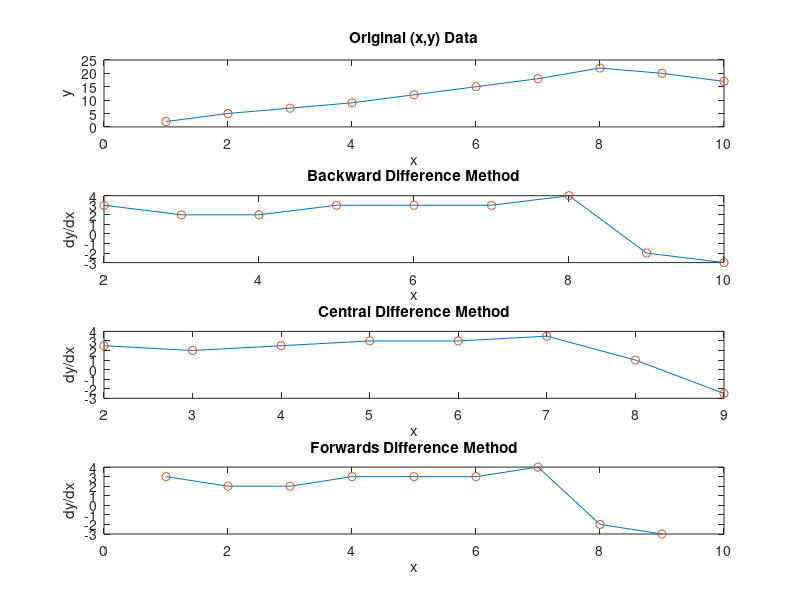

Source code (MATLAB):
%Atticus Russell
%4/9/2019
%MECE 117 Homework 11
%Problem 3

clear
clc

%make matrix of x values
x=[1,2,3,4,5,6,7,8,9,10];
%make matrix of y values
y=[2,5,7,9,12,15,18,22,20,17];
%make n equal to the length of x
n=length(x);

%get dy/dx using backwards method
dback=diff(y)./diff(x);

%do element by element division
% create a 4x1 plot in first row
sp(1)=subplot(4,1,1);
plot(x,y,x,y,'o');
ylabel(sp(1),'y');
xlabel(sp(1),'x');
title(sp(1),'Original (x,y) Data');

%plot dback function in the second row
sp(2)=subplot(4,1,2);
%plot from the second value to the last value
plot(x(2:n),dback,x(2:n),dback,'o');
title(sp(2),'Backward Difference Method');
ylabel(sp(2),'dy/dx');
xlabel(sp(2),'x');

%central difference
dcent=(y(3:n)-y(1:n-2))./(x(3:n)-x(1:n-2));
%plot the graph in the third row
sp(3)=subplot(4,1,3);
%plot from the second value to the second to last value
plot(x(2:n-1),dcent,x(2:n-1),dcent,'o');
title(sp(3),'Central Difference Method');
ylabel(sp(3),'dy/dx');
xlabel(sp(3),'x');

%forward differencing method
%create a 4x1 plot in the fourth row
sp(4)=subplot(4,1,4);
%plot from the 1st to 2nd to last values
plot(x(1:n-1),dback,x(1:n-1),dback,'o');
title(sp(4),'Forwards Difference Method');
ylabel(sp(4),'dy/dx');
xlabel(sp(4),'x');
